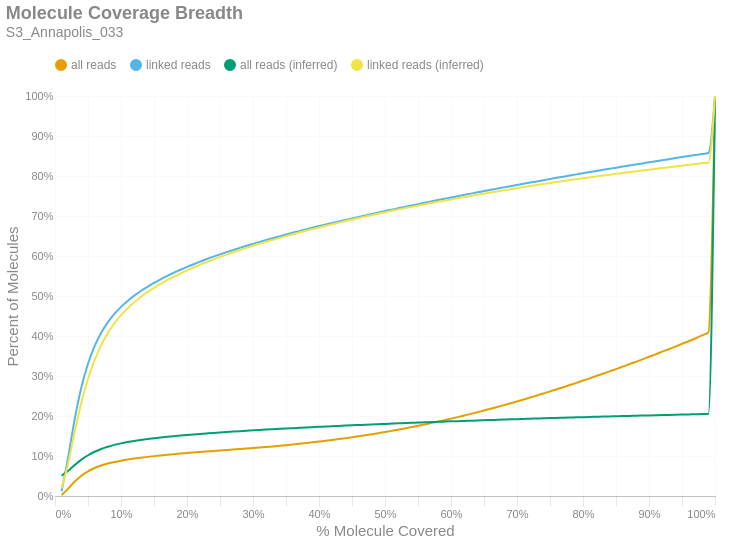

The notebook cell saved with this chart:
### Markdown cell above
### Molecule Read Coverage
This chart shows molecule coverage breadth as computed by the number of bases aligned to that molecule. In other words, "*how much of each unique long molecule is actually sequenced/aligned?*" Keep in mind there is a distinction between sequences and alignments, since some sequences belonging to a particular molecule may not align well and wouldn't appear in the alignment data. This chart also shows molecule coverage breadth as computed by the *inferred fragment* from which the aligned sequences originate. Unlike read coverage, this calculation takes into account the total insert size, including unsequenced gaps between the forward and reverse reads. Like the previous figures, these are cumulative percents.

### Code cell
if SKIPLR:
    print_html(f"Skipped")
else:
    binned_df = consolidated_hist(valids['coverage_bp'], mask, 0.01, True)
    binned_df_inf = consolidated_hist(valids['coverage_inserts'], mask, 0.01, True)
    binned_df = binned_df.with_columns(pl.lit(binned_df_inf['all reads (cumsum)']).alias('all reads (inferred)'))
    binned_df = binned_df.with_columns(pl.lit(binned_df_inf['linked reads (cumsum)']).alias('linked reads (inferred)'))
    binned_df = binned_df.with_columns(
        (pl.col('bin').cast(pl.Float64) + 0.01).alias('right_edge')
    )

    with SafeRender(binned_df):
        (
            density_plot(binned_df, 'Molecule Coverage Breadth', samplename, 'molcov', ['all reads (inferred)','linked reads (inferred)'])
            .encode(
                #x=alt.X('bin:Q', title="% Molecule Covered").axis(format = '%').scale(padding=0),
                x=alt.X('right_edge:Q', title="% Molecule Covered").axis(format='%').scale(padding=0),
                y=alt.Y('value:Q', title='Percent of Molecules')
                    .axis(format='%')
                    .stack(False)
                    .scale(domainMin=0, padding=0),
                color=alt.Color("key:N").scale(domain = ["all reads", "linked reads", "all reads (inferred)", "linked reads (inferred)"]),
                tooltip = [
                    alt.Tooltip("key:N", title = "Data Type"),
                    alt.Tooltip("range_label:N", title="% Molecule Covered"),
                    alt.Tooltip("value:Q", format = ".2%", title="% Molecules")
                ]
            )
        ).display()

### Figure 1 — Vega-Lite specification as saved in the notebook (floating-point values rounded to 4 significant figures)
{"width": "container", "height": 400, "config": {"title": {"anchor": "start", "dy": -15, "fontSize": 18, "color": "#888888", "subtitleColor": "#888888", "subtitleFontSize": 14}, "arc": {"fill": "#0072B2"}, "axis": {"domainColor": "#888888", "domainWidth": 0.5, "gridWidth": 0.2, "grid": false, "titleFontWeight": 400, "titleFontSize": 15, "labelFontSize": 11, "labelColor": "#888888", "tickColor": "#888888", "tickWidth": 0.2, "titleColor": "#888888"}, "axisBand": {"grid": false}, "axisX": {"grid": true, "tickSize": 10, "domainCap": "round"}, "axisY": {"domain": false, "grid": true, "tickSize": 0, "domainCap": "round"}, "background": "transparent", "header": {"labelFontSize": 15, "labelColor": "#888888", "titleFontSize": 15, "titleFontWeight": 600, "titleColor": "#888888"}, "legend": {"labelFont": "sans-serif", "labelFontSize": 12, "labelColor": "#888888", "symbolSize": 100, "symbolType": "circle", "titleFontSize": 12, "titlePadding": 10, "titleColor": "#888888", "title": null, "orient": "top"}, "range": {"category": ["#E69F00", "#56B4E9", "#009E73", "#F0E442", "#0072B2", "#D55E00", "#CC79A7", "#000000"], "diverging": ["#cfe8f3", "#a2d4ec", "#73bfe2", "#46abdb", "#1696d2", "#12719e"]}, "area": {"fill": "#0072B2", "fillOpacity": 0.7, "line": true, "strokeOpacity": 0.7}, "line": {"color": "#0072B2", "stroke": "#0072B2", "strokeWidth": 2}, "trail": {"color": "#0072B2", "stroke": "#0072B2", "strokeWidth": 0, "size": 1}, "point": {"filled": true, "fillOpacity": 1.0, "size": 95}, "text": {"color": "#888888", "fontSize": 11, "align": "right", "fontWeight": 400, "size": 11}, "bar": {"fill": "#0072B2", "stroke": null}, "view": {"stroke": null, "continuousWidth": 660, "continuousHeight": 400}}, "data": {"name": "data-802c69248f6ec791833d40b84b8a3c31"}, "mark": {"type": "line", "interpolate": "monotone", "point": {"opacity": 0, "size": 275}}, "encoding": {"color": {"field": "key", "scale": {"domain": ["all reads", "linked reads", "all reads (inferred)", "linked reads (inferred)"]}, "type": "nominal"}, "tooltip": [{"field": "key", "title": "Data Type", "type": "nominal"}, {"field": "range_label", "title": "% Molecule Covered", "type": "nominal"}, {"field": "value", "format": ".2%", "title": "% Molecules", "type": "quantitative"}], "x": {"axis": {"format": "%"}, "field": "right_edge", "scale": {"padding": 0}, "title": "% Molecule Covered", "type": "quantitative"}, "y": {"axis": {"format": "%"}, "field": "value", "scale": {"domainMin": 0, "padding": 0}, "stack": false, "title": "Percent of Molecules", "type": "quantitative"}}, "params": [{"name": "param_c36ac31b6afebe62", "select": {"type": "point", "fields": ["key"]}, "bind": "legend"}], "title": {"text": "Molecule Coverage Breadth", "subtitle": "S3_Annapolis_033"}, "transform": [{"fold": ["all reads (cumsum)", "linked reads (cumsum)", "all reads (inferred)", "linked reads (inferred)"]}, {"calculate": "replace(datum.key, ' (cumsum)', '')", "as": "key"}, {"filter": {"param": "param_c36ac31b6afebe62"}}], "usermeta": {"embedOptions": {"downloadFileName": "S3_Annapolis_033.molcov"}}, "$schema": "https://vega.github.io/schema/vega-lite/v6.1.0.json", "datasets": {"data-802c69248f6ec791833d40b84b8a3c31": [{"bin": "0.0", "interval": "0.0-0.01", "all reads": 0.002386, "linked reads": 0.01173, "all reads (cumsum)": 0.002386, "linked reads (cumsum)": 0.01173, "range_label": "0.0-0.01", "all reads (inferred)": 0.05109, "linked reads (inferred)": 0.01921, "right_edge": 0.01}, {"bin": "0.01", "interval": "0.01-0.02", "all reads": 0.01613, "linked reads": 0.08607, "all reads (cumsum)": 0.01852, "linked reads (cumsum)": 0.0978, "range_label": "0.01-0.02", "all reads (inferred)": 0.0629, "linked reads (inferred)": 0.08222, "right_edge": 0.02}, {"bin": "0.02", "interval": "0.02-0.03", "all reads": 0.01775, "linked reads": 0.09561, "all reads (cumsum)": 0.03626, "linked reads (cumsum)": 0.1934, "range_label": "0.02-0.03", "all reads (inferred)": 0.07764, "linked reads (inferred)": 0.1618, "right_edge": 0.03}, {"bin": "0.03", "interval": "0.03-0.04", "all reads": 0.01453, "linked reads": 0.07825, "all reads (cumsum)": 0.05079, "linked reads (cumsum)": 0.2717, "range_label": "0.03-0.04", "all reads (inferred)": 0.09095, "linked reads (inferred)": 0.2337, "right_edge": 0.04}, {"bin": "0.04", "interval": "0.04-0.05", "all reads": 0.01093, "linked reads": 0.05888, "all reads (cumsum)": 0.06173, "linked reads (cumsum)": 0.3305, "range_label": "0.04-0.05", "all reads (inferred)": 0.1019, "linked reads (inferred)": 0.2926, "right_edge": 0.05}, {"bin": "0.05", "interval": "0.05-0.06", "all reads": 0.008209, "linked reads": 0.04411, "all reads (cumsum)": 0.06993, "linked reads (cumsum)": 0.3747, "range_label": "0.05-0.06", "all reads (inferred)": 0.1107, "linked reads (inferred)": 0.3398, "right_edge": 0.06}, {"bin": "0.06", "interval": "0.06-0.07", "all reads": 0.006254, "linked reads": 0.03355, "all reads (cumsum)": 0.07619, "linked reads (cumsum)": 0.4082, "range_label": "0.06-0.07", "all reads (inferred)": 0.1176, "linked reads (inferred)": 0.3771, "right_edge": 0.07}, {"bin": "0.07", "interval": "0.07-0.08", "all reads": 0.004861, "linked reads": 0.02598, "all reads (cumsum)": 0.08105, "linked reads (cumsum)": 0.4342, "range_label": "0.07-0.08", "all reads (inferred)": 0.1232, "linked reads (inferred)": 0.4072, "right_edge": 0.08}, {"bin": "0.08", "interval": "0.08-0.09", "all reads": 0.003943, "linked reads": 0.02103, "all reads (cumsum)": 0.08499, "linked reads (cumsum)": 0.4552, "range_label": "0.08-0.09", "all reads (inferred)": 0.1278, "linked reads (inferred)": 0.4318, "right_edge": 0.09}, {"bin": "0.09", "interval": "0.09-0.1", "all reads": 0.003306, "linked reads": 0.01758, "all reads (cumsum)": 0.0883, "linked reads (cumsum)": 0.4728, "range_label": "0.09-0.1", "all reads (inferred)": 0.1315, "linked reads (inferred)": 0.4521, "right_edge": 0.1}, {"bin": "0.1", "interval": "0.1-0.11", "all reads": 0.002822, "linked reads": 0.01491, "all reads (cumsum)": 0.09112, "linked reads (cumsum)": 0.4877, "range_label": "0.1-0.11", "all reads (inferred)": 0.1347, "linked reads (inferred)": 0.4693, "right_edge": 0.11}, {"bin": "0.11", "interval": "0.11-0.12", "all reads": 0.002491, "linked reads": 0.01311, "all reads (cumsum)": 0.09361, "linked reads (cumsum)": 0.5008, "range_label": "0.11-0.12", "all reads (inferred)": 0.1375, "linked reads (inferred)": 0.4843, "right_edge": 0.12}, {"bin": "0.12", "interval": "0.12-0.13", "all reads": 0.002219, "linked reads": 0.01167, "all reads (cumsum)": 0.09583, "linked reads (cumsum)": 0.5125, "range_label": "0.12-0.13", "all reads (inferred)": 0.14, "linked reads (inferred)": 0.4975, "right_edge": 0.13}, {"bin": "0.13", "interval": "0.13-0.14", "all reads": 0.001989, "linked reads": 0.01044, "all reads (cumsum)": 0.09782, "linked reads (cumsum)": 0.5229, "range_label": "0.13-0.14", "all reads (inferred)": 0.1423, "linked reads (inferred)": 0.5095, "right_edge": 0.14}, {"bin": "0.14", "interval": "0.14-0.15", "all reads": 0.001859, "linked reads": 0.009716, "all reads (cumsum)": 0.09968, "linked reads (cumsum)": 0.5327, "range_label": "0.14-0.15", "all reads (inferred)": 0.1443, "linked reads (inferred)": 0.5204, "right_edge": 0.15}, {"bin": "0.15", "interval": "0.15-0.16", "all reads": 0.001724, "linked reads": 0.009006, "all reads (cumsum)": 0.1014, "linked reads (cumsum)": 0.5417, "range_label": "0.15-0.16", "all reads (inferred)": 0.1462, "linked reads (inferred)": 0.5303, "right_edge": 0.16}, {"bin": "0.16", "interval": "0.16-0.17", "all reads": 0.001642, "linked reads": 0.008518, "all reads (cumsum)": 0.103, "linked reads (cumsum)": 0.5502, "range_label": "0.16-0.17", "all reads (inferred)": 0.1479, "linked reads (inferred)": 0.5395, "right_edge": 0.17}, {"bin": "0.17", "interval": "0.17-0.18", "all reads": 0.001538, "linked reads": 0.007904, "all reads (cumsum)": 0.1046, "linked reads (cumsum)": 0.5581, "range_label": "0.17-0.18", "all reads (inferred)": 0.1495, "linked reads (inferred)": 0.5481, "right_edge": 0.18}, {"bin": "0.18", "interval": "0.18-0.19", "all reads": 0.001468, "linked reads": 0.007522, "all reads (cumsum)": 0.1061, "linked reads (cumsum)": 0.5656, "range_label": "0.18-0.19", "all reads (inferred)": 0.151, "linked reads (inferred)": 0.5563, "right_edge": 0.19}, {"bin": "0.19", "interval": "0.19-0.2", "all reads": 0.001408, "linked reads": 0.007115, "all reads (cumsum)": 0.1075, "linked reads (cumsum)": 0.5727, "range_label": "0.19-0.2", "all reads (inferred)": 0.1525, "linked reads (inferred)": 0.5639, "right_edge": 0.2}, {"bin": "0.2", "interval": "0.2-0.21", "all reads": 0.001331, "linked reads": 0.006743, "all reads (cumsum)": 0.1088, "linked reads (cumsum)": 0.5795, "range_label": "0.2-0.21", "all reads (inferred)": 0.1539, "linked reads (inferred)": 0.5712, "right_edge": 0.21}, {"bin": "0.21", "interval": "0.21-0.22", "all reads": 0.001308, "linked reads": 0.006522, "all reads (cumsum)": 0.1101, "linked reads (cumsum)": 0.586, "range_label": "0.21-0.22", "all reads (inferred)": 0.1552, "linked reads (inferred)": 0.5783, "right_edge": 0.22}, {"bin": "0.22", "interval": "0.22-0.23", "all reads": 0.001296, "linked reads": 0.006391, "all reads (cumsum)": 0.1114, "linked reads (cumsum)": 0.5924, "range_label": "0.22-0.23", "all reads (inferred)": 0.1565, "linked reads (inferred)": 0.5849, "right_edge": 0.23}, {"bin": "0.23", "interval": "0.23-0.24", "all reads": 0.001243, "linked reads": 0.006032, "all reads (cumsum)": 0.1126, "linked reads (cumsum)": 0.5984, "range_label": "0.23-0.24", "all reads (inferred)": 0.1577, "linked reads (inferred)": 0.5914, "right_edge": 0.24}, {"bin": "0.24", "interval": "0.24-0.25", "all reads": 0.001198, "linked reads": 0.005774, "all reads (cumsum)": 0.1138, "linked reads (cumsum)": 0.6042, "range_label": "0.24-0.25", "all reads (inferred)": 0.1588, "linked reads (inferred)": 0.5975, "right_edge": 0.25}, {"bin": "0.25", "interval": "0.25-0.26", "all reads": 0.001168, "linked reads": 0.005537, "all reads (cumsum)": 0.115, "linked reads (cumsum)": 0.6097, "range_label": "0.25-0.26", "all reads (inferred)": 0.16, "linked reads (inferred)": 0.6035, "right_edge": 0.26}, {"bin": "0.26", "interval": "0.26-0.27", "all reads": 0.001181, "linked reads": 0.005383, "all reads (cumsum)": 0.1162, "linked reads (cumsum)": 0.6151, "range_label": "0.26-0.27", "all reads (inferred)": 0.1611, "linked reads (inferred)": 0.6093, "right_edge": 0.27}, {"bin": "0.27", "interval": "0.27-0.28", "all reads": 0.001179, "linked reads": 0.0052, "all reads (cumsum)": 0.1174, "linked reads (cumsum)": 0.6203, "range_label": "0.27-0.28", "all reads (inferred)": 0.1621, "linked reads (inferred)": 0.6149, "right_edge": 0.28}, {"bin": "0.28", "interval": "0.28-0.29", "all reads": 0.001238, "linked reads": 0.005128, "all reads (cumsum)": 0.1186, "linked reads (cumsum)": 0.6254, "range_label": "0.28-0.29", "all reads (inferred)": 0.1632, "linked reads (inferred)": 0.6204, "right_edge": 0.29}, {"bin": "0.29", "interval": "0.29-0.3", "all reads": 0.001267, "linked reads": 0.004947, "all reads (cumsum)": 0.1199, "linked reads (cumsum)": 0.6304, "range_label": "0.29-0.3", "all reads (inferred)": 0.1642, "linked reads (inferred)": 0.6256, "right_edge": 0.3}, {"bin": "0.3", "interval": "0.3-0.31", "all reads": 0.00133, "linked reads": 0.004863, "all reads (cumsum)": 0.1212, "linked reads (cumsum)": 0.6352, "range_label": "0.3-0.31", "all reads (inferred)": 0.1651, "linked reads (inferred)": 0.6307, "right_edge": 0.31}, {"bin": "0.31", "interval": "0.31-0.32", "all reads": 0.00138, "linked reads": 0.004718, "all reads (cumsum)": 0.1226, "linked reads (cumsum)": 0.64, "range_label": "0.31-0.32", "all reads (inferred)": 0.1661, "linked reads (inferred)": 0.6356, "right_edge": 0.32}, {"bin": "0.32", "interval": "0.32-0.33", "all reads": 0.001457, "linked reads": 0.004585, "all reads (cumsum)": 0.124, "linked reads (cumsum)": 0.6445, "range_label": "0.32-0.33", "all reads (inferred)": 0.167, "linked reads (inferred)": 0.6403, "right_edge": 0.33}, {"bin": "0.33", "interval": "0.33-0.34", "all reads": 0.001516, "linked reads": 0.004527, "all reads (cumsum)": 0.1255, "linked reads (cumsum)": 0.6491, "range_label": "0.33-0.34", "all reads (inferred)": 0.1679, "linked reads (inferred)": 0.6451, "right_edge": 0.34}, {"bin": "0.34", "interval": "0.34-0.35", "all reads": 0.001596, "linked reads": 0.00454, "all reads (cumsum)": 0.1271, "linked reads (cumsum)": 0.6536, "range_label": "0.34-0.35", "all reads (inferred)": 0.1688, "linked reads (inferred)": 0.6497, "right_edge": 0.35}, {"bin": "0.35", "interval": "0.35-0.36", "all reads": 0.001665, "linked reads": 0.004366, "all reads (cumsum)": 0.1288, "linked reads (cumsum)": 0.658, "range_label": "0.35-0.36", "all reads (inferred)": 0.1696, "linked reads (inferred)": 0.6542, "right_edge": 0.36}, {"bin": "0.36", "interval": "0.36-0.37", "all reads": 0.001709, "linked reads": 0.00427, "all reads (cumsum)": 0.1305, "linked reads (cumsum)": 0.6623, "range_label": "0.36-0.37", "all reads (inferred)": 0.1705, "linked reads (inferred)": 0.6586, "right_edge": 0.37}, {"bin": "0.37", "interval": "0.37-0.38", "all reads": 0.001806, "linked reads": 0.004286, "all reads (cumsum)": 0.1323, "linked reads (cumsum)": 0.6665, "range_label": "0.37-0.38", "all reads (inferred)": 0.1713, "linked reads (inferred)": 0.663, "right_edge": 0.38}, {"bin": "0.38", "interval": "0.38-0.39", "all reads": 0.00184, "linked reads": 0.004102, "all reads (cumsum)": 0.1342, "linked reads (cumsum)": 0.6706, "range_label": "0.38-0.39", "all reads (inferred)": 0.1721, "linked reads (inferred)": 0.6672, "right_edge": 0.39}, {"bin": "0.39", "interval": "0.39-0.4", "all reads": 0.001952, "linked reads": 0.004167, "all reads (cumsum)": 0.1361, "linked reads (cumsum)": 0.6748, "range_label": "0.39-0.4", "all reads (inferred)": 0.1729, "linked reads (inferred)": 0.6714, "right_edge": 0.4}, {"bin": "0.4", "interval": "0.4-0.41", "all reads": 0.001979, "linked reads": 0.003904, "all reads (cumsum)": 0.1381, "linked reads (cumsum)": 0.6787, "range_label": "0.4-0.41", "all reads (inferred)": 0.1737, "linked reads (inferred)": 0.6755, "right_edge": 0.41}, {"bin": "0.41", "interval": "0.41-0.42", "all reads": 0.00206, "linked reads": 0.003847, "all reads (cumsum)": 0.1402, "linked reads (cumsum)": 0.6826, "range_label": "0.41-0.42", "all reads (inferred)": 0.1745, "linked reads (inferred)": 0.6795, "right_edge": 0.42}, {"bin": "0.42", "interval": "0.42-0.43", "all reads": 0.002176, "linked reads": 0.003921, "all reads (cumsum)": 0.1423, "linked reads (cumsum)": 0.6865, "range_label": "0.42-0.43", "all reads (inferred)": 0.1752, "linked reads (inferred)": 0.6834, "right_edge": 0.43}, {"bin": "0.43", "interval": "0.43-0.44", "all reads": 0.00225, "linked reads": 0.003848, "all reads (cumsum)": 0.1446, "linked reads (cumsum)": 0.6903, "range_label": "0.43-0.44", "all reads (inferred)": 0.176, "linked reads (inferred)": 0.6874, "right_edge": 0.44}, {"bin": "0.44", "interval": "0.44-0.45", "all reads": 0.002327, "linked reads": 0.003667, "all reads (cumsum)": 0.1469, "linked reads (cumsum)": 0.694, "range_label": "0.44-0.45", "all reads (inferred)": 0.1767, "linked reads (inferred)": 0.6912, "right_edge": 0.45}, {"bin": "0.45", "interval": "0.45-0.46", "all reads": 0.002407, "linked reads": 0.003669, "all reads (cumsum)": 0.1493, "linked reads (cumsum)": 0.6977, "range_label": "0.45-0.46", "all reads (inferred)": 0.1775, "linked reads (inferred)": 0.6949, "right_edge": 0.46}, {"bin": "0.46", "interval": "0.46-0.47", "all reads": 0.002505, "linked reads": 0.003747, "all reads (cumsum)": 0.1518, "linked reads (cumsum)": 0.7014, "range_label": "0.46-0.47", "all reads (inferred)": 0.1782, "linked reads (inferred)": 0.6986, "right_edge": 0.47}, {"bin": "0.47", "interval": "0.47-0.48", "all reads": 0.002636, "linked reads": 0.003673, "all reads (cumsum)": 0.1545, "linked reads (cumsum)": 0.7051, "range_label": "0.47-0.48", "all reads (inferred)": 0.1789, "linked reads (inferred)": 0.7023, "right_edge": 0.48}, {"bin": "0.48", "interval": "0.48-0.49", "all reads": 0.00266, "linked reads": 0.003638, "all reads (cumsum)": 0.1571, "linked reads (cumsum)": 0.7087, "range_label": "0.48-0.49", "all reads (inferred)": 0.1796, "linked reads (inferred)": 0.7059, "right_edge": 0.49}, {"bin": "0.49", "interval": "0.49-0.5", "all reads": 0.003003, "linked reads": 0.003661, "all reads (cumsum)": 0.1601, "linked reads (cumsum)": 0.7124, "range_label": "0.49-0.5", "all reads (inferred)": 0.1803, "linked reads (inferred)": 0.7095, "right_edge": 0.5}, {"bin": "0.5", "interval": "0.5-0.51", "all reads": 0.002699, "linked reads": 0.003383, "all reads (cumsum)": 0.1628, "linked reads (cumsum)": 0.7158, "range_label": "0.5-0.51", "all reads (inferred)": 0.181, "linked reads (inferred)": 0.7129, "right_edge": 0.51}, {"bin": "0.51", "interval": "0.51-0.52", "all reads": 0.003048, "linked reads": 0.00353, "all reads (cumsum)": 0.1659, "linked reads (cumsum)": 0.7193, "range_label": "0.51-0.52", "all reads (inferred)": 0.1816, "linked reads (inferred)": 0.7162, "right_edge": 0.52}, {"bin": "0.52", "interval": "0.52-0.53", "all reads": 0.003072, "linked reads": 0.00349, "all reads (cumsum)": 0.1689, "linked reads (cumsum)": 0.7228, "range_label": "0.52-0.53", "all reads (inferred)": 0.1823, "linked reads (inferred)": 0.7195, "right_edge": 0.53}, {"bin": "0.53", "interval": "0.53-0.54", "all reads": 0.003224, "linked reads": 0.003529, "all reads (cumsum)": 0.1722, "linked reads (cumsum)": 0.7263, "range_label": "0.53-0.54", "all reads (inferred)": 0.1829, "linked reads (inferred)": 0.7228, "right_edge": 0.54}, {"bin": "0.54", "interval": "0.54-0.55", "all reads": 0.003279, "linked reads": 0.003412, "all reads (cumsum)": 0.1754, "linked reads (cumsum)": 0.7297, "range_label": "0.54-0.55", "all reads (inferred)": 0.1835, "linked reads (inferred)": 0.726, "right_edge": 0.55}, {"bin": "0.55", "interval": "0.55-0.56", "all reads": 0.00344, "linked reads": 0.003357, "all reads (cumsum)": 0.1789, "linked reads (cumsum)": 0.7331, "range_label": "0.55-0.56", "all reads (inferred)": 0.1841, "linked reads (inferred)": 0.7292, "right_edge": 0.56}, {"bin": "0.56", "interval": "0.56-0.57", "all reads": 0.00348, "linked reads": 0.003338, "all reads (cumsum)": 0.1824, "linked reads (cumsum)": 0.7364, "range_label": "0.56-0.57", "all reads (inferred)": 0.1848, "linked reads (inferred)": 0.7323, "right_edge": 0.57}, {"bin": "0.57", "interval": "0.57-0.58", "all reads": 0.003532, "linked reads": 0.003341, "all reads (cumsum)": 0.1859, "linked reads (cumsum)": 0.7398, "range_label": "0.57-0.58", "all reads (inferred)": 0.1854, "linked reads (inferred)": 0.7354, "right_edge": 0.58}, {"bin": "0.58", "interval": "0.58-0.59", "all reads": 0.003694, "linked reads": 0.003384, "all reads (cumsum)": 0.1896, "linked reads (cumsum)": 0.7431, "range_label": "0.58-0.59", "all reads (inferred)": 0.186, "linked reads (inferred)": 0.7384, "right_edge": 0.59}, {"bin": "0.59", "interval": "0.59-0.6", "all reads": 0.003851, "linked reads": 0.003311, "all reads (cumsum)": 0.1934, "linked reads (cumsum)": 0.7465, "range_label": "0.59-0.6", "all reads (inferred)": 0.1866, "linked reads (inferred)": 0.7415, "right_edge": 0.6}, {"bin": "0.6", "interval": "0.6-0.61", "all reads": 0.003749, "linked reads": 0.003132, "all reads (cumsum)": 0.1972, "linked reads (cumsum)": 0.7496, "range_label": "0.6-0.61", "all reads (inferred)": 0.1871, "linked reads (inferred)": 0.7444, "right_edge": 0.61}, {"bin": "0.61", "interval": "0.61-0.62", "all reads": 0.004012, "linked reads": 0.003195, "all reads (cumsum)": 0.2012, "linked reads (cumsum)": 0.7528, "range_label": "0.61-0.62", "all reads (inferred)": 0.1877, "linked reads (inferred)": 0.7473, "right_edge": 0.62}, {"bin": "0.62", "interval": "0.62-0.63", "all reads": 0.004049, "linked reads": 0.003198, "all reads (cumsum)": 0.2053, "linked reads (cumsum)": 0.756, "range_label": "0.62-0.63", "all reads (inferred)": 0.1883, "linked reads (inferred)": 0.7502, "right_edge": 0.63}, {"bin": "0.63", "interval": "0.63-0.64", "all reads": 0.004232, "linked reads": 0.003225, "all reads (cumsum)": 0.2095, "linked reads (cumsum)": 0.7592, "range_label": "0.63-0.64", "all reads (inferred)": 0.1889, "linked reads (inferred)": 0.7531, "right_edge": 0.64}, {"bin": "0.64", "interval": "0.64-0.65", "all reads": 0.004202, "linked reads": 0.003048, "all reads (cumsum)": 0.2137, "linked reads (cumsum)": 0.7623, "range_label": "0.64-0.65", "all reads (inferred)": 0.1894, "linked reads (inferred)": 0.7559, "right_edge": 0.65}, {"bin": "0.65", "interval": "0.65-0.66", "all reads": 0.00451, "linked reads": 0.003157, "all reads (cumsum)": 0.2182, "linked reads (cumsum)": 0.7654, "range_label": "0.65-0.66", "all reads (inferred)": 0.19, "linked reads (inferred)": 0.7587, "right_edge": 0.66}, {"bin": "0.66", "interval": "0.66-0.67", "all reads": 0.004333, "linked reads": 0.003057, "all reads (cumsum)": 0.2225, "linked reads (cumsum)": 0.7685, "range_label": "0.66-0.67", "all reads (inferred)": 0.1905, "linked reads (inferred)": 0.7614, "right_edge": 0.67}, {"bin": "0.67", "interval": "0.67-0.68", "all reads": 0.00461, "linked reads": 0.003107, "all reads (cumsum)": 0.2271, "linked reads (cumsum)": 0.7716, "range_label": "0.67-0.68", "all reads (inferred)": 0.1911, "linked reads (inferred)": 0.7641, "right_edge": 0.68}, {"bin": "0.68", "interval": "0.68-0.69", "all reads": 0.00456, "linked reads": 0.002966, "all reads (cumsum)": 0.2317, "linked reads (cumsum)": 0.7745, "range_label": "0.68-0.69", "all reads (inferred)": 0.1916, "linked reads (inferred)": 0.7669, "right_edge": 0.69}, {"bin": "0.69", "interval": "0.69-0.7", "all reads": 0.004835, "linked reads": 0.003055, "all reads (cumsum)": 0.2365, "linked reads (cumsum)": 0.7776, "range_label": "0.69-0.7", "all reads (inferred)": 0.1922, "linked reads (inferred)": 0.7696, "right_edge": 0.7}, {"bin": "0.7", "interval": "0.7-0.71", "all reads": 0.004738, "linked reads": 0.003016, "all reads (cumsum)": 0.2413, "linked reads (cumsum)": 0.7806, "range_label": "0.7-0.71", "all reads (inferred)": 0.1927, "linked reads (inferred)": 0.7722, "right_edge": 0.71}, {"bin": "0.71", "interval": "0.71-0.72", "all reads": 0.004867, "linked reads": 0.002944, "all reads (cumsum)": 0.2461, "linked reads (cumsum)": 0.7836, "range_label": "0.71-0.72", "all reads (inferred)": 0.1932, "linked reads (inferred)": 0.7748, "right_edge": 0.72}, {"bin": "0.72", "interval": "0.72-0.73", "all reads": 0.005044, "linked reads": 0.002964, "all reads (cumsum)": 0.2512, "linked reads (cumsum)": 0.7865, "range_label": "0.72-0.73", "all reads (inferred)": 0.1937, "linked reads (inferred)": 0.7774, "right_edge": 0.73}, {"bin": "0.73", "interval": "0.73-0.74", "all reads": 0.00507, "linked reads": 0.002953, "all reads (cumsum)": 0.2563, "linked reads (cumsum)": 0.7895, "range_label": "0.73-0.74", "all reads (inferred)": 0.1942, "linked reads (inferred)": 0.78, "right_edge": 0.74}, {"bin": "0.74", "interval": "0.74-0.75", "all reads": 0.005413, "linked reads": 0.003082, "all reads (cumsum)": 0.2617, "linked reads (cumsum)": 0.7926, "range_label": "0.74-0.75", "all reads (inferred)": 0.1948, "linked reads (inferred)": 0.7826, "right_edge": 0.75}, {"bin": "0.75", "interval": "0.75-0.76", "all reads": 0.005109, "linked reads": 0.002903, "all reads (cumsum)": 0.2668, "linked reads (cumsum)": 0.7955, "range_label": "0.75-0.76", "all reads (inferred)": 0.1952, "linked reads (inferred)": 0.785, "right_edge": 0.76}, {"bin": "0.76", "interval": "0.76-0.77", "all reads": 0.005276, "linked reads": 0.002862, "all reads (cumsum)": 0.2721, "linked reads (cumsum)": 0.7983, "range_label": "0.76-0.77", "all reads (inferred)": 0.1957, "linked reads (inferred)": 0.7874, "right_edge": 0.77}, {"bin": "0.77", "interval": "0.77-0.78", "all reads": 0.005392, "linked reads": 0.00291, "all reads (cumsum)": 0.2774, "linked reads (cumsum)": 0.8012, "range_label": "0.77-0.78", "all reads (inferred)": 0.1962, "linked reads (inferred)": 0.7897, "right_edge": 0.78}, {"bin": "0.78", "interval": "0.78-0.79", "all reads": 0.005453, "linked reads": 0.00281, "all reads (cumsum)": 0.2829, "linked reads (cumsum)": 0.804, "range_label": "0.78-0.79", "all reads (inferred)": 0.1967, "linked reads (inferred)": 0.792, "right_edge": 0.79}, {"bin": "0.79", "interval": "0.79-0.8", "all reads": 0.005821, "linked reads": 0.003007, "all reads (cumsum)": 0.2887, "linked reads (cumsum)": 0.807, "range_label": "0.79-0.8", "all reads (inferred)": 0.1971, "linked reads (inferred)": 0.7943, "right_edge": 0.8}, {"bin": "0.8", "interval": "0.8-0.81", "all reads": 0.005439, "linked reads": 0.002707, "all reads (cumsum)": 0.2942, "linked reads (cumsum)": 0.8098, "range_label": "0.8-0.81", "all reads (inferred)": 0.1976, "linked reads (inferred)": 0.7966, "right_edge": 0.81}, {"bin": "0.81", "interval": "0.81-0.82", "all reads": 0.005683, "linked reads": 0.002846, "all reads (cumsum)": 0.2998, "linked reads (cumsum)": 0.8126, "range_label": "0.81-0.82", "all reads (inferred)": 0.198, "linked reads (inferred)": 0.7988, "right_edge": 0.82}, {"bin": "0.82", "interval": "0.82-0.83", "all reads": 0.00581, "linked reads": 0.002752, "all reads (cumsum)": 0.3056, "linked reads (cumsum)": 0.8153, "range_label": "0.82-0.83", "all reads (inferred)": 0.1985, "linked reads (inferred)": 0.801, "right_edge": 0.83}, {"bin": "0.83", "interval": "0.83-0.84", "all reads": 0.005865, "linked reads": 0.002706, "all reads (cumsum)": 0.3115, "linked reads (cumsum)": 0.8181, "range_label": "0.83-0.84", "all reads (inferred)": 0.1989, "linked reads (inferred)": 0.8032, "right_edge": 0.84}, {"bin": "0.84", "interval": "0.84-0.85", "all reads": 0.005803, "linked reads": 0.002692, "all reads (cumsum)": 0.3173, "linked reads (cumsum)": 0.8207, "range_label": "0.84-0.85", "all reads (inferred)": 0.1994, "linked reads (inferred)": 0.8053, "right_edge": 0.85}, {"bin": "0.85", "interval": "0.85-0.86", "all reads": 0.005992, "linked reads": 0.00276, "all reads (cumsum)": 0.3233, "linked reads (cumsum)": 0.8235, "range_label": "0.85-0.86", "all reads (inferred)": 0.1998, "linked reads (inferred)": 0.8075, "right_edge": 0.86}, {"bin": "0.86", "interval": "0.86-0.87", "all reads": 0.005973, "linked reads": 0.002639, "all reads (cumsum)": 0.3293, "linked reads (cumsum)": 0.8261, "range_label": "0.86-0.87", "all reads (inferred)": 0.2002, "linked reads (inferred)": 0.8096, "right_edge": 0.87}, {"bin": "0.87", "interval": "0.87-0.88", "all reads": 0.00619, "linked reads": 0.002714, "all reads (cumsum)": 0.3355, "linked reads (cumsum)": 0.8289, "range_label": "0.87-0.88", "all reads (inferred)": 0.2007, "linked reads (inferred)": 0.8117, "right_edge": 0.88}, {"bin": "0.88", "interval": "0.88-0.89", "all reads": 0.006135, "linked reads": 0.00263, "all reads (cumsum)": 0.3416, "linked reads (cumsum)": 0.8315, "range_label": "0.88-0.89", "all reads (inferred)": 0.2011, "linked reads (inferred)": 0.8138, "right_edge": 0.89}, {"bin": "0.89", "interval": "0.89-0.9", "all reads": 0.006375, "linked reads": 0.002807, "all reads (cumsum)": 0.348, "linked reads (cumsum)": 0.8343, "range_label": "0.89-0.9", "all reads (inferred)": 0.2015, "linked reads (inferred)": 0.8158, "right_edge": 0.9}, {"bin": "0.9", "interval": "0.9-0.91", "all reads": 0.005995, "linked reads": 0.002591, "all reads (cumsum)": 0.354, "linked reads (cumsum)": 0.8369, "range_label": "0.9-0.91", "all reads (inferred)": 0.2019, "linked reads (inferred)": 0.8178, "right_edge": 0.91}, {"bin": "0.91", "interval": "0.91-0.92", "all reads": 0.006855, "linked reads": 0.002649, "all reads (cumsum)": 0.3608, "linked reads (cumsum)": 0.8395, "range_label": "0.91-0.92", "all reads (inferred)": 0.2023, "linked reads (inferred)": 0.8198, "right_edge": 0.92}, {"bin": "0.92", "interval": "0.92-0.93", "all reads": 0.006046, "linked reads": 0.002615, "all reads (cumsum)": 0.3669, "linked reads (cumsum)": 0.8422, "range_label": "0.92-0.93", "all reads (inferred)": 0.2027, "linked reads (inferred)": 0.8218, "right_edge": 0.93}, {"bin": "0.93", "interval": "0.93-0.94", "all reads": 0.00662, "linked reads": 0.002656, "all reads (cumsum)": 0.3735, "linked reads (cumsum)": 0.8448, "range_label": "0.93-0.94", "all reads (inferred)": 0.2031, "linked reads (inferred)": 0.8238, "right_edge": 0.94}, {"bin": "0.94", "interval": "0.94-0.95", "all reads": 0.007174, "linked reads": 0.002562, "all reads (cumsum)": 0.3807, "linked reads (cumsum)": 0.8474, "range_label": "0.94-0.95", "all reads (inferred)": 0.2035, "linked reads (inferred)": 0.8258, "right_edge": 0.95}, {"bin": "0.95", "interval": "0.95-0.96", "all reads": 0.006089, "linked reads": 0.002498, "all reads (cumsum)": 0.3868, "linked reads (cumsum)": 0.8499, "range_label": "0.95-0.96", "all reads (inferred)": 0.204, "linked reads (inferred)": 0.8278, "right_edge": 0.96}, {"bin": "0.96", "interval": "0.96-0.97", "all reads": 0.007046, "linked reads": 0.002465, "all reads (cumsum)": 0.3938, "linked reads (cumsum)": 0.8523, "range_label": "0.96-0.97", "all reads (inferred)": 0.2044, "linked reads (inferred)": 0.8298, "right_edge": 0.97}, {"bin": "0.97", "interval": "0.97-0.98", "all reads": 0.007714, "linked reads": 0.002426, "all reads (cumsum)": 0.4015, "linked reads (cumsum)": 0.8548, "range_label": "0.97-0.98", "all reads (inferred)": 0.2049, "linked reads (inferred)": 0.8319, "right_edge": 0.98}, {"bin": "0.98", "interval": "0.98-0.99", "all reads": 0.007065, "linked reads": 0.002586, "all reads (cumsum)": 0.4086, "linked reads (cumsum)": 0.8573, "range_label": "0.98-0.99", "all reads (inferred)": 0.2053, "linked reads (inferred)": 0.8332, "right_edge": 0.99}, {"bin": "0.99", "interval": "0.99-1.0", "all reads": 0.5914, "linked reads": 0.1427, "all reads (cumsum)": 1.0, "linked reads (cumsum)": 1.0, "range_label": "0.99-1.0", "all reads (inferred)": 1.0, "linked reads (inferred)": 1.0, "right_edge": 1.0}]}}
